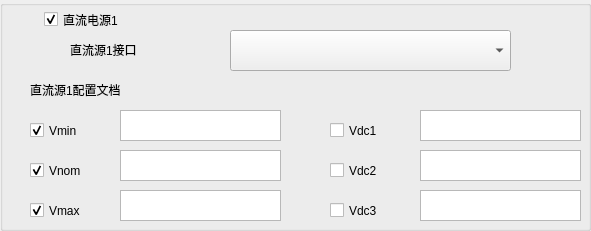
   <widget class="QGroupBox" name="groupBox_7">
    <property name="geometry">
     <rect>
      <x>0</x>
      <y>100</y>
      <width>591</width>
      <height>231</height>
     </rect>
    </property>
    <property name="title">
     <string/>
    </property>
    <widget class="QComboBox" name="comboBox_S1_DC1_PORT">
     <property name="geometry">
      <rect>
       <x>230</x>
       <y>30</y>
       <width>281</width>
       <height>41</height>
      </rect>
     </property>
    </widget>
    <widget class="QLabel" name="label_36">
     <property name="geometry">
      <rect>
       <x>30</x>
       <y>80</y>
       <width>141</width>
       <height>20</height>
      </rect>
     </property>
     <property name="text">
      <string>直流源1配置文档</string>
     </property>
    </widget>
    <widget class="QTextEdit" name="textEdit_S1_DC1_Vmin">
     <property name="geometry">
      <rect>
       <x>120</x>
       <y>110</y>
       <width>161</width>
       <height>31</height>
      </rect>
     </property>
     <property name="html">
      <string>&lt;!DOCTYPE HTML PUBLIC &quot;-//W3C//DTD HTML 4.0//EN&quot; &quot;http://www.w3.org/TR/REC-html40/strict.dtd&quot;&gt;
&lt;html&gt;&lt;head&gt;&lt;meta name=&quot;qrichtext&quot; content=&quot;1&quot; /&gt;&lt;style type=&quot;text/css&quot;&gt;
p, li { white-space: pre-wrap; }
&lt;/style&gt;&lt;/head&gt;&lt;body style=&quot; font-family:'宋体'; font-size:10pt; font-weight:400; font-style:normal;&quot;&gt;
&lt;p style=&quot;-qt-paragraph-type:empty; margin-top:0px; margin-bottom:0px; margin-left:0px; margin-right:0px; -qt-block-indent:0; text-indent:0px; font-family:'SimSun'; font-size:9pt;&quot;&gt;&lt;br /&gt;&lt;/p&gt;&lt;/body&gt;&lt;/html&gt;</string>
     </property>
    </widget>
    <widget class="QLabel" name="label_29">
     <property name="geometry">
      <rect>
       <x>70</x>
       <y>40</y>
       <width>111</width>
       <height>20</height>
      </rect>
     </property>
     <property name="text">
      <string>直流源1接口</string>
     </property>
    </widget>
    <widget class="QCheckBox" name="checkBox_S1_DC1">
     <property name="geometry">
      <rect>
       <x>44</x>
       <y>4</y>
       <width>111</width>
       <height>31</height>
      </rect>
     </property>
     <property name="text">
      <string>直流电源1</string>
     </property>
     <property name="checked">
      <bool>true</bool>
     </property>
    </widget>
    <widget class="QCheckBox" name="checkBox_S1_DC1_Vmin">
     <property name="geometry">
      <rect>
       <x>30</x>
       <y>120</y>
       <width>71</width>
       <height>21</height>
      </rect>
     </property>
     <property name="text">
      <string>Vmin</string>
     </property>
     <property name="checked">
      <bool>true</bool>
     </property>
    </widget>
    <widget class="QCheckBox" name="checkBox_S1_DC1_Vnom">
     <property name="geometry">
      <rect>
       <x>30</x>
       <y>160</y>
       <width>71</width>
       <height>21</height>
      </rect>
     </property>
     <property name="text">
      <string>Vnom</string>
     </property>
     <property name="checked">
      <bool>true</bool>
     </property>
    </widget>
    <widget class="QTextEdit" name="textEdit_S1_DC1_Vnom">
     <property name="geometry">
      <rect>
       <x>120</x>
       <y>150</y>
       <width>161</width>
       <height>31</height>
      </rect>
     </property>
     <property name="html">
      <string>&lt;!DOCTYPE HTML PUBLIC &quot;-//W3C//DTD HTML 4.0//EN&quot; &quot;http://www.w3.org/TR/REC-html40/strict.dtd&quot;&gt;
&lt;html&gt;&lt;head&gt;&lt;meta name=&quot;qrichtext&quot; content=&quot;1&quot; /&gt;&lt;style type=&quot;text/css&quot;&gt;
p, li { white-space: pre-wrap; }
&lt;/style&gt;&lt;/head&gt;&lt;body style=&quot; font-family:'宋体'; font-size:10pt; font-weight:400; font-style:normal;&quot;&gt;
&lt;p style=&quot;-qt-paragraph-type:empty; margin-top:0px; margin-bottom:0px; margin-left:0px; margin-right:0px; -qt-block-indent:0; text-indent:0px; font-family:'SimSun'; font-size:9pt;&quot;&gt;&lt;br /&gt;&lt;/p&gt;&lt;/body&gt;&lt;/html&gt;</string>
     </property>
    </widget>
    <widget class="QCheckBox" name="checkBox_S1_DC1_Vmax">
     <property name="geometry">
      <rect>
       <x>30</x>
       <y>200</y>
       <width>71</width>
       <height>21</height>
      </rect>
     </property>
     <property name="text">
      <string>Vmax</string>
     </property>
     <property name="checked">
      <bool>true</bool>
     </property>
    </widget>
    <widget class="QTextEdit" name="textEdit_S1_DC1_Vmax">
     <property name="geometry">
      <rect>
       <x>120</x>
       <y>190</y>
       <width>161</width>
       <height>31</height>
      </rect>
     </property>
     <property name="html">
      <string>&lt;!DOCTYPE HTML PUBLIC &quot;-//W3C//DTD HTML 4.0//EN&quot; &quot;http://www.w3.org/TR/REC-html40/strict.dtd&quot;&gt;
&lt;html&gt;&lt;head&gt;&lt;meta name=&quot;qrichtext&quot; content=&quot;1&quot; /&gt;&lt;style type=&quot;text/css&quot;&gt;
p, li { white-space: pre-wrap; }
&lt;/style&gt;&lt;/head&gt;&lt;body style=&quot; font-family:'宋体'; font-size:10pt; font-weight:400; font-style:normal;&quot;&gt;
&lt;p style=&quot;-qt-paragraph-type:empty; margin-top:0px; margin-bottom:0px; margin-left:0px; margin-right:0px; -qt-block-indent:0; text-indent:0px; font-family:'SimSun'; font-size:9pt;&quot;&gt;&lt;br /&gt;&lt;/p&gt;&lt;/body&gt;&lt;/html&gt;</string>
     </property>
    </widget>
    <widget class="QTextEdit" name="textEdit_S1_DC1_Vdc1">
     <property name="geometry">
      <rect>
       <x>420</x>
       <y>110</y>
       <width>161</width>
       <height>31</height>
      </rect>
     </property>
     <property name="html">
      <string>&lt;!DOCTYPE HTML PUBLIC &quot;-//W3C//DTD HTML 4.0//EN&quot; &quot;http://www.w3.org/TR/REC-html40/strict.dtd&quot;&gt;
&lt;html&gt;&lt;head&gt;&lt;meta name=&quot;qrichtext&quot; content=&quot;1&quot; /&gt;&lt;style type=&quot;text/css&quot;&gt;
p, li { white-space: pre-wrap; }
&lt;/style&gt;&lt;/head&gt;&lt;body style=&quot; font-family:'宋体'; font-size:10pt; font-weight:400; font-style:normal;&quot;&gt;
&lt;p style=&quot;-qt-paragraph-type:empty; margin-top:0px; margin-bottom:0px; margin-left:0px; margin-right:0px; -qt-block-indent:0; text-indent:0px; font-family:'SimSun'; font-size:9pt;&quot;&gt;&lt;br /&gt;&lt;/p&gt;&lt;/body&gt;&lt;/html&gt;</string>
     </property>
    </widget>
    <widget class="QCheckBox" name="checkBox_S1_DC1_Vdc1">
     <property name="geometry">
      <rect>
       <x>330</x>
       <y>120</y>
       <width>81</width>
       <height>21</height>
      </rect>
     </property>
     <property name="text">
      <string>Vdc1</string>
     </property>
     <property name="checked">
      <bool>false</bool>
     </property>
    </widget>
    <widget class="QCheckBox" name="checkBox_S1_DC1_Vdc3">
     <property name="geometry">
      <rect>
       <x>330</x>
       <y>200</y>
       <width>81</width>
       <height>21</height>
      </rect>
     </property>
     <property name="text">
      <string>Vdc3</string>
     </property>
     <property name="checked">
      <bool>false</bool>
     </property>
    </widget>
    <widget class="QTextEdit" name="textEdit_S1_DC1_Vdc2">
     <property name="geometry">
      <rect>
       <x>420</x>
       <y>150</y>
       <width>161</width>
       <height>31</height>
      </rect>
     </property>
     <property name="html">
      <string>&lt;!DOCTYPE HTML PUBLIC &quot;-//W3C//DTD HTML 4.0//EN&quot; &quot;http://www.w3.org/TR/REC-html40/strict.dtd&quot;&gt;
&lt;html&gt;&lt;head&gt;&lt;meta name=&quot;qrichtext&quot; content=&quot;1&quot; /&gt;&lt;style type=&quot;text/css&quot;&gt;
p, li { white-space: pre-wrap; }
&lt;/style&gt;&lt;/head&gt;&lt;body style=&quot; font-family:'宋体'; font-size:10pt; font-weight:400; font-style:normal;&quot;&gt;
&lt;p style=&quot;-qt-paragraph-type:empty; margin-top:0px; margin-bottom:0px; margin-left:0px; margin-right:0px; -qt-block-indent:0; text-indent:0px; font-family:'SimSun'; font-size:9pt;&quot;&gt;&lt;br /&gt;&lt;/p&gt;&lt;/body&gt;&lt;/html&gt;</string>
     </property>
    </widget>
    <widget class="QTextEdit" name="textEdit_S1_DC1_Vdc3">
     <property name="geometry">
      <rect>
       <x>420</x>
       <y>190</y>
       <width>161</width>
       <height>31</height>
      </rect>
     </property>
     <property name="html">
      <string>&lt;!DOCTYPE HTML PUBLIC &quot;-//W3C//DTD HTML 4.0//EN&quot; &quot;http://www.w3.org/TR/REC-html40/strict.dtd&quot;&gt;
&lt;html&gt;&lt;head&gt;&lt;meta name=&quot;qrichtext&quot; content=&quot;1&quot; /&gt;&lt;style type=&quot;text/css&quot;&gt;
p, li { white-space: pre-wrap; }
&lt;/style&gt;&lt;/head&gt;&lt;body style=&quot; font-family:'宋体'; font-size:10pt; font-weight:400; font-style:normal;&quot;&gt;
&lt;p style=&quot;-qt-paragraph-type:empty; margin-top:0px; margin-bottom:0px; margin-left:0px; margin-right:0px; -qt-block-indent:0; text-indent:0px; font-family:'SimSun'; font-size:9pt;&quot;&gt;&lt;br /&gt;&lt;/p&gt;&lt;/body&gt;&lt;/html&gt;</string>
     </property>
    </widget>
    <widget class="QCheckBox" name="checkBox_S1_DC1_Vdc2">
     <property name="geometry">
      <rect>
       <x>330</x>
       <y>160</y>
       <width>81</width>
       <height>21</height>
      </rect>
     </property>
     <property name="text">
      <string>Vdc2</string>
     </property>
     <property name="checked">
      <bool>false</bool>
     </property>
    </widget>
   </widget>
